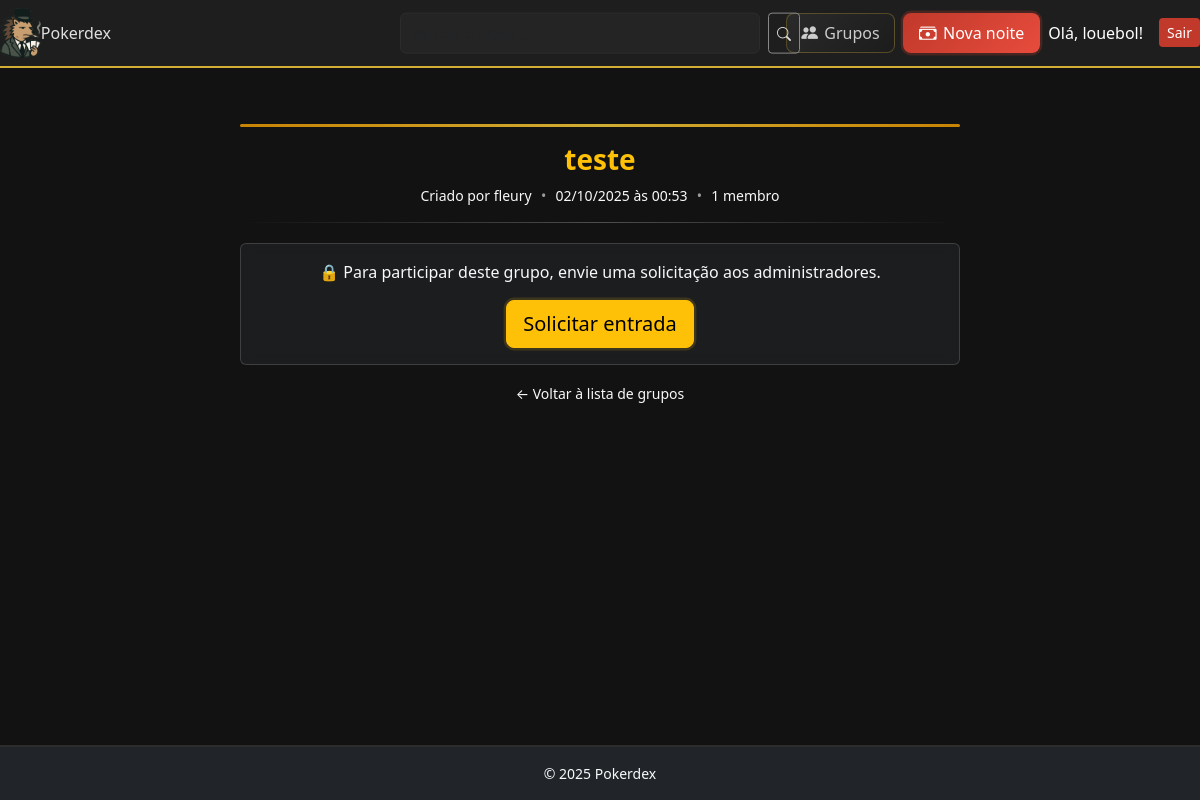
Screenshot of /groups/teste/join-request/ (signed in) with the database file from the repository.
### core/models.py (models this page shows, shortened)
class Group(models.Model):
    name = models.CharField(max_length=120, unique=True)
    slug = models.SlugField(max_length=140, unique=True, blank=False)
    description = models.TextField(blank=True)
    created_by = models.ForeignKey(User, on_delete=models.PROTECT, related_name="groups_created")
    created_at = models.DateTimeField(default=timezone.now)
    class Meta:
        ordering = ["name"]
    def __str__(self):
        return self.name

### core/views.py (the view)
# urls.py: path("groups/<slug:slug>/join-request/", views.group_join_request_view, name="group_join_request"),
@login_required
def group_join_request_view(request, slug):
    if request.method != "GET":
        messages.error(request, "Operação inválida.")
        return redirect("core:group_detail", slug=slug)
    try:
        group = (
            Group.objects
            .select_related("created_by")
            .annotate(member_count=models.Count("memberships__user", distinct=True))
            .get(slug=slug)
        )
    except Group.DoesNotExist:
        messages.error(request, "Grupo não encontrado.")
        return redirect("core:group_list")
    membership = GroupMembership.objects.filter(group=group, user=request.user).exists()
    if membership:
        messages.info(request, f"Você já é membro de “{group.name}”.")
        return redirect("core:group_detail", slug=slug)
    invite = GroupRequest.objects.filter(group=group, requested_by=request.user).first()
    print("GROUP: ", group)
    return render(
        request,
        "group_request.html",
        context={
            "already_member": membership,
            "already_requested": bool(invite),
            "group": group,
        },
    )

### core/templates/group_request.html (shortened to what this page needs)
{% extends "base.html" %}
{% block content %}
<div class="min-vh-75 d-flex align-items-start justify-content-center text-center pt-4">
  <div class="text-light" style="max-width: 720px; width: 100%;">
    <div class="gradient-bar mb-3"></div>
    <h1 class="h3 fw-semibold text-warning mb-2">
      {{ group.name }}
    </h1>
    <p class="small mb-1">
      Criado por <span class="text-reset fw-medium">{{ group.created_by }}</span>
      <span class="meta-dot"></span>
      {{ group.created_at|date:"d/m/Y" }} às {{ group.created_at|time:"H:i" }}
      <span class="meta-dot"></span>
      {{ group.member_count }} membro{{ group.member_count|pluralize:"(s)" }}
    </p>
    <div class="soft-divider"></div>
    {% if already_member %}
      <div class="alert frost-alert text-light mb-3">
        ✅ Você já é membro deste grupo.
      </div>
      <form method="get" action="{% url 'core:group_detail' slug=group.slug %}">
        <button type="submit" class="btn btn-sm btn-warning glow-btn">Ir para o grupo</button>
      </form>
    {% else %}
    <div class="alert frost-alert text-light mb-3">
        🔒 Para participar deste grupo, envie uma solicitação aos administradores.
        <form method="post" action="{% url 'core:group_create_join_request' slug=group.slug %}" class="mt-3">
        <button type="submit" class="btn btn-lg btn-warning glow-btn">Solicitar entrada</button>
        </form>
    </div>
    <a href="{% url 'core:group_list' %}" class="link-light link-underline-opacity-0 link-underline-opacity-75-hover small">
        ← Voltar à lista de grupos
    </a>
    {% endif %}
  </div>
</div>
{% endblock %}

### core/templates/base.html (shortened to what this page needs)
{% load static %}
<!DOCTYPE html>
<html lang="pt-BR">
<head>
  <link
    href="https://cdn.jsdelivr.net/npm/bootstrap@5.3.3/dist/css/bootstrap.min.css"
    rel="stylesheet"
  >
  <link rel="stylesheet" href="https://cdn.jsdelivr.net/npm/bootstrap-icons@1.11.3/font/bootstrap-icons.css">
  <link rel="stylesheet" href="{% static 'css/style.css' %}">
</head>
<body class="d-flex flex-column min-vh-100">
  <header class="mb-3">
    <nav class="navbar navbar-dark bg-dark px-3>
      <a class="navbar-brand d-flex align-items-center gap-2" href="{% url 'core:group_list' %}">
        <img src="{% static 'img/hedgehog.png' %}" class="brand-logo">
        <span>Pokerdex</span>
      {% if request.user.is_authenticated %}
       <div class="position-absolute top-50 start-50 translate-middle" style="width: 400px; max-width: 60%;">
          <form method="get" action="{% url 'core:group_list' %}" class="d-flex">
            <input type="text" name="q" value="{{ request.GET.q }}"
                   class="form-control form-control-sm"
                   placeholder="Buscar grupos...">
            <button type="submit" class="btn btn-sm btn-outline-light ms-2">
              <i class="bi bi-search"></i>
            </button>
          </form>
        </div>
      {% endif %}
      <div class="ms-auto d-flex align-items-center">
        {% if request.user.is_authenticated %}
          <a class="btn btn-groups me-2" href="{% url 'core:group_list' %}">
            <i class="bi bi-people-fill"></i>
            Grupos
          </a>
          <a href="{% url 'core:game_create' %}" class="btn btn-create-game me-2">
            <i class="bi bi-cash-stack"></i>
            Nova noite
          </a>
          <span class="text-white me-3">Olá, {{ request.user.username }}!</span>
          <a class="btn btn-sm btn-danger" href="{% url 'core:logout' %}">Sair</a>
        {% else %}
          <a class="btn btn-sm btn-outline-light me-2" href="{% url 'core:login' %}">Entrar</a>
          <a class="btn btn-sm btn-warning" href="{% url 'core:signup' %}">Cadastrar</a>
        {% endif %}
      </div>
    </nav>
  </header>
  <main class="container flex-grow-1">
    {% block content %}{% endblock %}
  </main>
  <footer class="bg-dark text-light mt-4 py-3">
    <div class="container text-center small">
      &copy; 2025 Pokerdex
    </div>
  </footer>
</body>
</html>

### core/static/css/style.css (style rules this page uses)
:root { --bg: #121212; --panel: #1e1e1e; --textarea: #242424; --border: #2c2c2c; --text: #e0e0e0; --muted: #9b9b9b; --muted-2:#cccccc; --gold: #d4af37; --gold-soft: rgba(212,175,55,.3); --gold-bg: rgba(212,175,55,.12); --green-bg: rgba(55, 212, 63, 0.12); --danger: #c0392b; --danger-2:#e74c3c; --success:#2ecc71; }
* { box-sizing:border-box }
body { background:var(--bg); color:var(--text); font-family:"Segoe UI", Roboto, system-ui, -apple-system, sans-serif; }
.navbar-brand img, .brand-logo { height: 50px !important; width: auto !important; }
main.container { background:var(--bg); color:var(--text); border-radius:8px; padding:1rem; }
.navbar { background:var(--panel) !important; border-bottom:2px solid var(--gold); }
.navbar .btn { display:inline-flex; align-items:center; gap:.4em; font-weight:500; }
.btn-outline-light { border-color:#888; color:var(--text); }
.btn-danger { background:var(--danger); border:none; }
.alert { border-radius:6px; border:none; }
footer { background:var(--panel); border-top:2px solid var(--border); color:#888; }
.card form input:not([type="checkbox"]):not([type="radio"]), .card form select, .card form textarea, form .form-control { background:var(--textarea); border:1px solid var(--border); color:var(--text); border-radius:6px; padding:.5rem .75rem; width:100%; transition:all .2s ease; font-size:.95rem; }
:root { --panel-2: var(--textarea); }
.gradient-bar { height: 3px; background: linear-gradient(90deg, #f59f00, #ffd43b, #f59f00); border-radius: 999px; opacity: .8; }
.soft-divider { height: 1px; background: linear-gradient(90deg, transparent, rgba(255,255,255,.25), transparent); margin: 1rem 0 1.25rem; }
.frost-alert { background: rgba(108,117,125,.12); border: 1px solid rgba(255,255,255,.15); backdrop-filter: blur(6px); }
.glow-btn { box-shadow: 0 0 0 .15rem rgba(255,193,7,.15); transition: transform .08s ease, box-shadow .2s ease; }
.meta-dot::before { content: " • "; opacity: .6; padding: 0 .35rem; }
.btn-create-game { background: linear-gradient(135deg, var(--danger) 0%, #e74c3c 100%); color: #fff; font-weight: 700; border: none; border-radius: 8px; padding: 0.45rem 1rem; display: inline-flex; align-items: center; gap: 0.5rem; box-shadow: 0 0 0 .15rem rgba(192,57,43,.25); transition: transform .12s ease, box-shadow .2s ease, background .2s ease; }
.btn-create-group i, .btn-create-game i { font-size: 1.1rem; }
.btn-groups { background: linear-gradient(135deg, #2a2a2a 0%, #1c1c1c 100%); color: var(--muted-2); font-weight: 600; border: 1px solid var(--gold-soft); border-radius: 8px; padding: 0.4rem 0.9rem; display: inline-flex; align-items: center; gap: 0.5rem; transition: transform .12s ease, box-shadow .2s ease, background .2s ease, color .2s ease; }
.btn-groups i { font-size: 1.05rem; }

### rows the page displays
Group: name "teste", created_by "fleury", created_at "02/10/2025", created_at "00:53", member_count "1"

### other values shown
{{ request.user.username }} "louebol"
